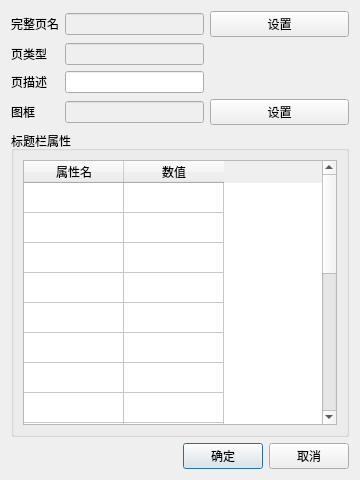
<?xml version="1.0" encoding="UTF-8"?>
<ui version="4.0">
 <class>DialogPageAttr</class>
 <widget class="QDialog" name="DialogPageAttr">
  <property name="geometry">
   <rect>
    <x>0</x>
    <y>0</y>
    <width>360</width>
    <height>480</height>
   </rect>
  </property>
  <property name="windowTitle">
   <string>页属性</string>
  </property>
  <layout class="QVBoxLayout" name="verticalLayoutMain">
   <item>
    <layout class="QGridLayout" name="gridLayoutTop">
     <item row="0" column="0">
      <widget class="QLabel" name="label">
       <property name="text">
        <string>完整页名</string>
       </property>
       <property name="buddy">
        <cstring>EdPageName</cstring>
       </property>
      </widget>
     </item>
     <item row="0" column="1">
      <widget class="QLineEdit" name="EdPageName">
       <property name="enabled">
        <bool>false</bool>
       </property>
       <property name="sizePolicy">
        <sizepolicy hsizetype="Expanding" vsizetype="Fixed">
         <horstretch>0</horstretch>
         <verstretch>0</verstretch>
        </sizepolicy>
       </property>
      </widget>
     </item>
     <item row="0" column="2">
      <widget class="QPushButton" name="BtnPageNameSet">
       <property name="text">
        <string>设置</string>
       </property>
      </widget>
     </item>

     <item row="1" column="0">
      <widget class="QLabel" name="label_2">
       <property name="text">
        <string>页类型</string>
       </property>
       <property name="buddy">
        <cstring>EdPageType</cstring>
       </property>
      </widget>
     </item>
     <item row="1" column="1">
      <widget class="QLineEdit" name="EdPageType">
       <property name="enabled">
        <bool>false</bool>
       </property>
       <property name="sizePolicy">
        <sizepolicy hsizetype="Expanding" vsizetype="Fixed">
         <horstretch>0</horstretch>
         <verstretch>0</verstretch>
        </sizepolicy>
       </property>
      </widget>
     </item>
     <item row="1" column="2">
      <spacer name="spacerType">
       <property name="orientation">
        <enum>Qt::Horizontal</enum>
       </property>
       <property name="sizeHint" stdset="0">
        <size>
         <width>20</width>
         <height>10</height>
        </size>
       </property>
      </spacer>
     </item>

     <item row="2" column="0">
      <widget class="QLabel" name="label_3">
       <property name="text">
        <string>页描述</string>
       </property>
       <property name="buddy">
        <cstring>EdPageDesc</cstring>
       </property>
      </widget>
     </item>
     <item row="2" column="1">
      <widget class="QLineEdit" name="EdPageDesc">
       <property name="sizePolicy">
        <sizepolicy hsizetype="Expanding" vsizetype="Fixed">
         <horstretch>0</horstretch>
         <verstretch>0</verstretch>
        </sizepolicy>
       </property>
      </widget>
     </item>
     <item row="2" column="2">
      <spacer name="spacerDesc">
       <property name="orientation">
        <enum>Qt::Horizontal</enum>
       </property>
       <property name="sizeHint" stdset="0">
        <size>
         <width>20</width>
         <height>10</height>
        </size>
       </property>
      </spacer>
     </item>

     <item row="3" column="0">
      <widget class="QLabel" name="label_4">
       <property name="text">
        <string>图框</string>
       </property>
       <property name="buddy">
        <cstring>EdPageFrame</cstring>
       </property>
      </widget>
     </item>
     <item row="3" column="1">
      <widget class="QLineEdit" name="EdPageFrame">
       <property name="enabled">
        <bool>false</bool>
       </property>
       <property name="sizePolicy">
        <sizepolicy hsizetype="Expanding" vsizetype="Fixed">
         <horstretch>0</horstretch>
         <verstretch>0</verstretch>
        </sizepolicy>
       </property>
      </widget>
     </item>
     <item row="3" column="2">
      <widget class="QPushButton" name="BtnPageFrameSet">
       <property name="text">
        <string>设置</string>
       </property>
      </widget>
     </item>
    </layout>
   </item>

   <item>
    <widget class="QGroupBox" name="groupBox">
     <property name="title">
      <string>标题栏属性</string>
     </property>
     <layout class="QVBoxLayout" name="verticalLayout">
      <item>
       <widget class="QTableWidget" name="tableWidget">
        <property name="sizePolicy">
         <sizepolicy hsizetype="Expanding" vsizetype="Expanding">
          <horstretch>0</horstretch>
          <verstretch>1</verstretch>
         </sizepolicy>
        </property>
        <attribute name="verticalHeaderVisible">
         <bool>false</bool>
        </attribute>
        <row>
         <property name="text">
          <string>图号</string>
         </property>
        </row>
        <row>
         <property name="text">
          <string>新建行</string>
         </property>
        </row>
        <row>
         <property name="text">
          <string>页数</string>
         </property>
        </row>
        <row>
         <property name="text">
          <string>设计日期</string>
         </property>
        </row>
        <row>
         <property name="text">
          <string>审核</string>
         </property>
        </row>
        <row>
         <property name="text">
          <string>审核日期</string>
         </property>
        </row>
        <row>
         <property name="text">
          <string>新建行</string>
         </property>
        </row>
        <row>
         <property name="text">
          <string>工艺</string>
         </property>
        </row>
        <row>
         <property name="text">
          <string>校核</string>
         </property>
        </row>
        <row>
         <property name="text">
          <string>校核日期</string>
         </property>
        </row>
        <row>
         <property name="text">
          <string>新建行</string>
         </property>
        </row>
        <row>
         <property name="text">
          <string>标准化</string>
         </property>
        </row>
        <row>
         <property name="text">
          <string>标准化日期</string>
         </property>
        </row>
        <row>
         <property name="text">
          <string>批准</string>
         </property>
        </row>
        <row>
         <property name="text">
          <string>批准日期</string>
         </property>
        </row>
        <row>
         <property name="text">
          <string>标记</string>
         </property>
        </row>
        <row>
         <property name="text">
          <string>处数</string>
         </property>
        </row>
        <row>
         <property name="text">
          <string>签名</string>
         </property>
        </row>
        <row>
         <property name="text">
          <string>新建行</string>
         </property>
        </row>
        <column>
         <property name="text">
          <string>属性名</string>
         </property>
        </column>
        <column>
         <property name="text">
          <string>数值</string>
         </property>
        </column>
       </widget>
      </item>
     </layout>
    </widget>
   </item>

   <item>
    <layout class="QHBoxLayout" name="hLayoutButtons">
     <item>
      <spacer name="spacerButtons">
       <property name="orientation">
        <enum>Qt::Horizontal</enum>
       </property>
       <property name="sizeHint" stdset="0">
        <size>
         <width>40</width>
         <height>20</height>
        </size>
       </property>
      </spacer>
     </item>
     <item>
      <widget class="QPushButton" name="BtnOk">
       <property name="text">
        <string>确定</string>
       </property>
       <property name="default">
        <bool>true</bool>
       </property>
      </widget>
     </item>
     <item>
      <widget class="QPushButton" name="BtnCancel">
       <property name="text">
        <string>取消</string>
       </property>
      </widget>
     </item>
    </layout>
   </item>
  </layout>
 </widget>
 <resources/>
 <connections/>
</ui>
